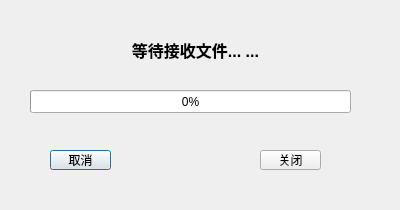
<?xml version="1.0" encoding="UTF-8"?>
<ui version="4.0">
 <class>TcpClient</class>
 <widget class="QDialog" name="TcpClient">
  <property name="geometry">
   <rect>
    <x>0</x>
    <y>0</y>
    <width>400</width>
    <height>210</height>
   </rect>
  </property>
  <property name="windowTitle">
   <string>接收端</string>
  </property>
  <widget class="QLabel" name="tcpClientStatusLabel">
   <property name="geometry">
    <rect>
     <x>0</x>
     <y>19</y>
     <width>391</width>
     <height>61</height>
    </rect>
   </property>
   <property name="font">
    <font>
     <pointsize>12</pointsize>
     <weight>75</weight>
     <bold>true</bold>
    </font>
   </property>
   <property name="text">
    <string>等待接收文件... ...</string>
   </property>
   <property name="alignment">
    <set>Qt::AlignCenter</set>
   </property>
  </widget>
  <widget class="QProgressBar" name="progressBar">
   <property name="geometry">
    <rect>
     <x>30</x>
     <y>90</y>
     <width>321</width>
     <height>23</height>
    </rect>
   </property>
   <property name="value">
    <number>0</number>
   </property>
  </widget>
  <widget class="QPushButton" name="tcpClientCancleBtn">
   <property name="geometry">
    <rect>
     <x>50</x>
     <y>150</y>
     <width>61</width>
     <height>20</height>
    </rect>
   </property>
   <property name="text">
    <string>取消</string>
   </property>
  </widget>
  <widget class="QPushButton" name="tcpClientCloseBtn">
   <property name="geometry">
    <rect>
     <x>260</x>
     <y>150</y>
     <width>61</width>
     <height>20</height>
    </rect>
   </property>
   <property name="text">
    <string>关闭</string>
   </property>
  </widget>
 </widget>
 <resources/>
 <connections/>
</ui>
